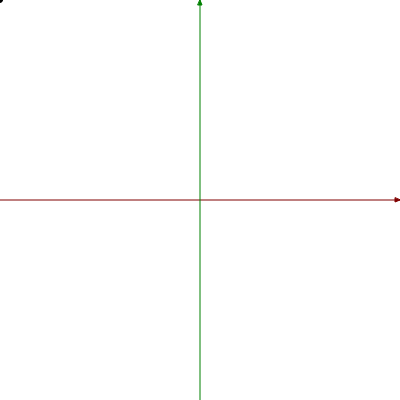
Frame 1 (no input)
Frame 60 (no input): identical to frame 1, image omitted
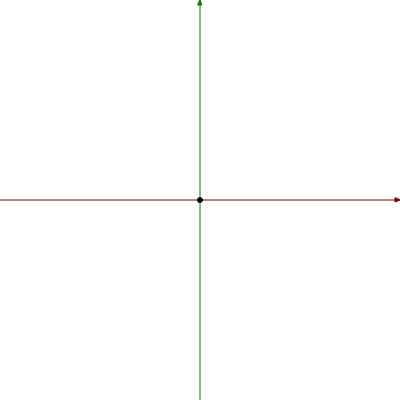
Frame 120 (the mouse pressed at the canvas centre since frame 60)

The p5.js sketch that drew these frames (run headless with seeded random() and noise() and a simulated clock; from frame 60 on, the mouse is pressed at the canvas centre):

// p5.js sketch
// ── sketch.js
class Vec2{
  constructor(x,y){
    this.x = x;
    this.y = y;
    this.pos = null;
    this.cor = null;
  }
  render (){
    if (this.cor != null)
      colore(this.cor[0],this.cor[1],this.cor[2])
    if (this.pos == null)
      seta(0,0,this.x,this.y)
    else
      seta(this.pos.x,
           this.pos.y,
           this.pos.x+this.x,
           this.pos.y+this.y);
  }
  add (v2){
    return new Vec2(this.x+v2.x,this.y+v2.y)
  }
  sum (v2){
    return new Vec2(this.x+v2.x,this.y+v2.y)
  }
  dif (v2){
    return new Vec2(this.x - v2.x,this.y - v2.y);
  }
  mult (k){
    return new Vec2(this.x*k,this.y*k);
  }
  // Produto Escalar (dot product)
  dot (v2){
    let scalar = this.x*v2.x+this.y*v2.y
    return scalar
  }
  size(){
    return sqrt(this.dot(this))
  }
  normalize(){
    let invLenght = 1.0 / this.size()
    return this.mult(invLenght);
  }
  cross (v2){
    let prod = this.x*v2.y - this.y*v2.x
    return prod;
  }
  projection(n){
    let v = new Vec2(this.x,this.y)
    let num = v.dot(n);
    let den = n.dot(n);
    let div = num/den
    let vn = n.mult(div)
    let vp = v.dif(vn)
    return [vn, vp]
  }
  reflection(n,alfa,beta){
    let [vn,vp] = this.projection(n)
    let rx = alfa*vp.x - beta*vn.x
    let ry = alfa*vp.y - beta*vn.y
    return new Vec2(rx,ry)
  }
  rot90(){
    return new Vec2 (this.y,(-1)*this.x);
  }
}
function linePlaneIntersection(p1,p2,q,n){
  let num = q.dif(p1).dot(n)
  let div = p2.dif(p1).dot(n)
  let final = num/div
  return final
}
function intersect(A,B,C,D){
  let AB = B.dif(A);
  let AC = C.dif(A);
  let AD = D.dif(A);
  let ABxAC = AB.cross(AC)
  let ABxAD = AB.cross(AD)
  let cond1 = ABxAC*ABxAD;
  let CA = A.dif(C);
  let CB = B.dif(C);
  let CD = D.dif(C);
  let CDxCA = CD.cross(CA)
  let CDxCB = CD.cross(CB)
  let cond2 = CDxCA*CDxCB;
  if (cond1 <= 0 && cond2 <=0){
    return true
  }
  return false
 
}
function pointOfIntersection(A,B,C,D){
  let dr = D.dif(C);
  let nm = (B.dif(A)).rot90()
  let q = B
  let t = linePlaneIntersection(C,D,q,nm)
  if (t>1 || t<0){
    return null
  }
  let pF = C.add(dr.mult(t))
  return pF;
}
function arrayLenght(array) {
  let size = 0;
  while (array[size]!=null){
    size++
  }
  return size;
}
function renderLines(array){
  let array_size = arrayLenght(array)
  for (let i=0;i<array_size;i++){
    colore(0,255,0)
    line(array[i][0].x,array[i][0].y,array[i][1].x,array[i][1].y)
  }
}
function renderPoints(array){
  let array_size = arrayLenght(array)
  for (let i=0;i<array_size;i++){
    colore(255,0,0)
    circle(array[i].x,array[i].y,5)
  }
}
/// guardam a posição do mouse no plano cartesiano
var mouseXC, mouseYC = 0

var points = []
var lines = []
var intersections = []

function setup(){
  createCanvas(400,400)  
}

function draw(){
  // desenha o fundo e configura o sistema cartesiano, simplificando o
  // processo de desenho das formas na tela
  goCartesian()
  renderLines(lines)
  colore(0)
  circle(mouseXC,mouseYC,5)
  print(arrayLenght(points))
  if (arrayLenght(points)==1){
    strokeWeight(2)
    line(points[0].x,points[0].y,mouseXC,mouseYC)
  }
  if (arrayLenght(points)>1){
    lines.push([new Vec2(points[0].x,points[0].y),
                new Vec2(points[1].x,points[1].y)])
    points = []
  }
}
function mouseClicked(){
  points.push(new Vec2(mouseXC,mouseYC))
}
function keyPressed(){
  if (key=='c'){
    let x1 = random(-width/2,width/2)
    let x2 = random(-width/2,width/2)
    let y1 = random(-height/2,height/2)
    let y2 = random(-height/2,height/2)
    lines.push([new Vec2(x1,y1),new Vec2(x2,y2)])
  }
}
function goCartesian()
{
  background(255)
  
  mouseXC = mouseX - width/2
  mouseYC = height/2 - mouseY
  
  colore(128,0,0)
  seta(0,height/2,width, height/2)
  colore(0,128,0)
  seta(width/2,height,width/2, 0)
  
  translate(width/2,height/2)
  scale(1,-1,1)  
}

/// Atualiza as variáveis globais com as coordenadas do mouse no plano cartesiano
function grabMouse()
{
  mouseXC = mouseX - width/2
  mouseYC = height/2 - mouseY
}

/** Renderiza texto corretamente no plano cartesiano
 *  @param str Texto a ser escrito
 *  @param x Posição horizontal do canto inferior esquerdo texto
 *  @param y Posição vertical do canto inferior esquerdo texto
 */
function texto(str,x,y)
{
  push()
    translate( x, y)
    scale(1,-1)
    translate(-x,-y)
  
    // desenha o texto normalmente
    text(str,x,y)
  pop()
}
function colore(c1,c2,c3,c4)
{
  if(c4 != null)
  {
    fill(c1,c2,c3,c4)
    stroke(c1,c2,c3,c4)
    return
  }
  if(c3 != null)
  {
    fill(c1,c2,c3)
    stroke(c1,c2,c3)
    return
  }
  
  if(c2 == null )
  {
    fill(c1)
    stroke(c1)
  }
  else
  {
    fill(c1,c1,c1,c2)
    stroke(c1,c1,c1,c2)
  }    
}

/* Desenha um segmento de reta com seta do ponto (x1,y1) para (x2,y2)
 */
function seta(x1,y1,x2,y2)
{
  // o segmento de reta
  line(x1,y1,x2,y2)
  var dx = x2-x1, dy = y2-y1
  var le = sqrt(dx*dx + dy*dy) // comprimento do vetor
  // o vetor v é unitário paralelo ao segmento, com mesmo sentido
  var vx = dx/le, vy = dy/le
  // o vetor u é unitário e perpendicular ao segmento
  var ux = -vy
  var uy = vx
  // a cabeça triangular
  triangle(x2,y2,
           x2-5*vx+2*ux, y2-5*vy+2*uy,
           x2-5*vx-2*ux, y2-5*vy-2*uy)
}
